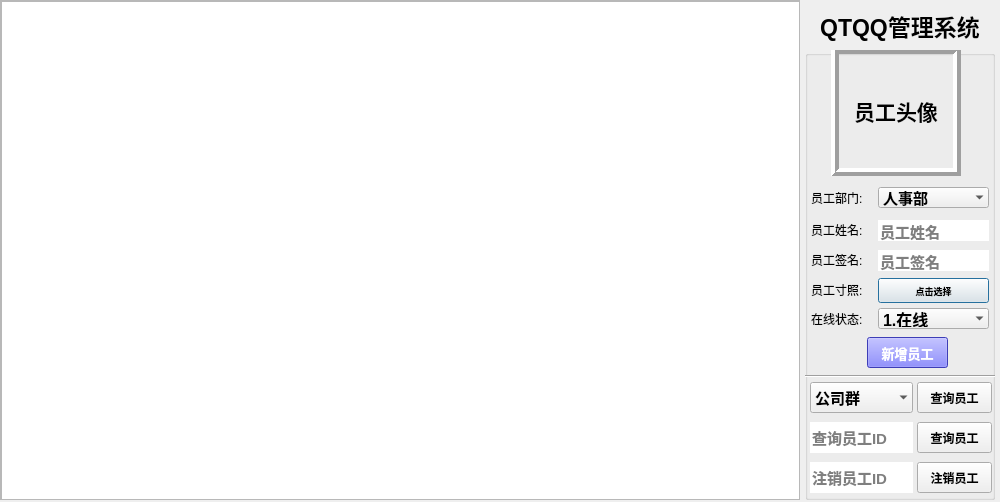
<?xml version="1.0" encoding="UTF-8"?>
<ui version="4.0">
 <class>QTQQ_Server</class>
 <widget class="QDialog" name="QTQQ_Server">
  <property name="geometry">
   <rect>
    <x>0</x>
    <y>0</y>
    <width>1000</width>
    <height>502</height>
   </rect>
  </property>
  <property name="sizePolicy">
   <sizepolicy hsizetype="Fixed" vsizetype="Fixed">
    <horstretch>0</horstretch>
    <verstretch>0</verstretch>
   </sizepolicy>
  </property>
  <property name="minimumSize">
   <size>
    <width>1000</width>
    <height>502</height>
   </size>
  </property>
  <property name="maximumSize">
   <size>
    <width>1000</width>
    <height>502</height>
   </size>
  </property>
  <property name="windowTitle">
   <string>QTQQ_server_jxf</string>
  </property>
  <widget class="QScrollArea" name="scrollArea">
   <property name="geometry">
    <rect>
     <x>0</x>
     <y>0</y>
     <width>800</width>
     <height>500</height>
    </rect>
   </property>
   <property name="sizePolicy">
    <sizepolicy hsizetype="Fixed" vsizetype="Fixed">
     <horstretch>0</horstretch>
     <verstretch>0</verstretch>
    </sizepolicy>
   </property>
   <property name="minimumSize">
    <size>
     <width>800</width>
     <height>500</height>
    </size>
   </property>
   <property name="maximumSize">
    <size>
     <width>800</width>
     <height>500</height>
    </size>
   </property>
   <property name="widgetResizable">
    <bool>true</bool>
   </property>
   <widget class="QWidget" name="scrollAreaWidgetContents">
    <property name="geometry">
     <rect>
      <x>0</x>
      <y>0</y>
      <width>798</width>
      <height>498</height>
     </rect>
    </property>
    <widget class="QTableWidget" name="tableWidget">
     <property name="geometry">
      <rect>
       <x>0</x>
       <y>0</y>
       <width>800</width>
       <height>500</height>
      </rect>
     </property>
    </widget>
   </widget>
  </widget>
  <widget class="QWidget" name="widget" native="true">
   <property name="geometry">
    <rect>
     <x>800</x>
     <y>0</y>
     <width>200</width>
     <height>500</height>
    </rect>
   </property>
   <property name="sizePolicy">
    <sizepolicy hsizetype="Fixed" vsizetype="Fixed">
     <horstretch>0</horstretch>
     <verstretch>0</verstretch>
    </sizepolicy>
   </property>
   <property name="minimumSize">
    <size>
     <width>200</width>
     <height>500</height>
    </size>
   </property>
   <property name="maximumSize">
    <size>
     <width>200</width>
     <height>500</height>
    </size>
   </property>
   <widget class="QGroupBox" name="groupBox">
    <property name="geometry">
     <rect>
      <x>5</x>
      <y>50</y>
      <width>190</width>
      <height>450</height>
     </rect>
    </property>
    <property name="sizePolicy">
     <sizepolicy hsizetype="Fixed" vsizetype="Fixed">
      <horstretch>0</horstretch>
      <verstretch>0</verstretch>
     </sizepolicy>
    </property>
    <property name="minimumSize">
     <size>
      <width>190</width>
      <height>450</height>
     </size>
    </property>
    <property name="maximumSize">
     <size>
      <width>190</width>
      <height>450</height>
     </size>
    </property>
    <property name="title">
     <string/>
    </property>
    <widget class="Line" name="line">
     <property name="geometry">
      <rect>
       <x>0</x>
       <y>316</y>
       <width>300</width>
       <height>20</height>
      </rect>
     </property>
     <property name="orientation">
      <enum>Qt::Horizontal</enum>
     </property>
    </widget>
    <widget class="QLabel" name="label_2">
     <property name="geometry">
      <rect>
       <x>6</x>
       <y>140</y>
       <width>61</width>
       <height>16</height>
      </rect>
     </property>
     <property name="text">
      <string>员工部门:</string>
     </property>
    </widget>
    <widget class="QLabel" name="label_3">
     <property name="geometry">
      <rect>
       <x>6</x>
       <y>172</y>
       <width>61</width>
       <height>16</height>
      </rect>
     </property>
     <property name="text">
      <string>员工姓名:</string>
     </property>
    </widget>
    <widget class="QLabel" name="label_4">
     <property name="geometry">
      <rect>
       <x>6</x>
       <y>232</y>
       <width>61</width>
       <height>16</height>
      </rect>
     </property>
     <property name="text">
      <string>员工寸照:</string>
     </property>
    </widget>
    <widget class="QLineEdit" name="nameLineEdit">
     <property name="geometry">
      <rect>
       <x>73</x>
       <y>170</y>
       <width>111</width>
       <height>21</height>
      </rect>
     </property>
     <property name="font">
      <font>
       <pointsize>11</pointsize>
       <weight>75</weight>
       <bold>true</bold>
      </font>
     </property>
     <property name="inputMask">
      <string/>
     </property>
     <property name="frame">
      <bool>false</bool>
     </property>
     <property name="placeholderText">
      <string>员工姓名</string>
     </property>
    </widget>
    <widget class="QComboBox" name="employeeDepBox">
     <property name="geometry">
      <rect>
       <x>73</x>
       <y>137</y>
       <width>111</width>
       <height>21</height>
      </rect>
     </property>
     <property name="sizePolicy">
      <sizepolicy hsizetype="Expanding" vsizetype="Fixed">
       <horstretch>0</horstretch>
       <verstretch>0</verstretch>
      </sizepolicy>
     </property>
     <property name="font">
      <font>
       <pointsize>11</pointsize>
       <weight>75</weight>
       <bold>true</bold>
      </font>
     </property>
     <property name="frame">
      <bool>false</bool>
     </property>
     <item>
      <property name="text">
       <string>人事部</string>
      </property>
     </item>
     <item>
      <property name="text">
       <string>研发部</string>
      </property>
     </item>
     <item>
      <property name="text">
       <string>市场部</string>
      </property>
     </item>
    </widget>
    <widget class="QPushButton" name="selectPictureBtn">
     <property name="geometry">
      <rect>
       <x>73</x>
       <y>228</y>
       <width>111</width>
       <height>25</height>
      </rect>
     </property>
     <property name="font">
      <font>
       <pointsize>7</pointsize>
       <weight>75</weight>
       <bold>true</bold>
      </font>
     </property>
     <property name="text">
      <string>点击选择</string>
     </property>
    </widget>
    <widget class="QPushButton" name="addBtn">
     <property name="geometry">
      <rect>
       <x>62</x>
       <y>287</y>
       <width>81</width>
       <height>31</height>
      </rect>
     </property>
     <property name="font">
      <font>
       <pointsize>10</pointsize>
       <weight>75</weight>
       <bold>true</bold>
      </font>
     </property>
     <property name="accessibleName">
      <string/>
     </property>
     <property name="styleSheet">
      <string notr="true">color:rgb(255, 255, 255);
background:rgb(85, 85, 255);</string>
     </property>
     <property name="text">
      <string>新增员工</string>
     </property>
    </widget>
    <widget class="QLineEdit" name="signalLineEdit">
     <property name="geometry">
      <rect>
       <x>73</x>
       <y>200</y>
       <width>111</width>
       <height>21</height>
      </rect>
     </property>
     <property name="font">
      <font>
       <pointsize>11</pointsize>
       <weight>75</weight>
       <bold>true</bold>
      </font>
     </property>
     <property name="frame">
      <bool>false</bool>
     </property>
     <property name="placeholderText">
      <string>员工签名</string>
     </property>
    </widget>
    <widget class="QLabel" name="label_5">
     <property name="geometry">
      <rect>
       <x>6</x>
       <y>202</y>
       <width>61</width>
       <height>16</height>
      </rect>
     </property>
     <property name="text">
      <string>员工签名:</string>
     </property>
    </widget>
    <widget class="QComboBox" name="onlineComboBox">
     <property name="geometry">
      <rect>
       <x>73</x>
       <y>258</y>
       <width>111</width>
       <height>21</height>
      </rect>
     </property>
     <property name="sizePolicy">
      <sizepolicy hsizetype="Expanding" vsizetype="Fixed">
       <horstretch>0</horstretch>
       <verstretch>0</verstretch>
      </sizepolicy>
     </property>
     <property name="font">
      <font>
       <pointsize>12</pointsize>
       <weight>75</weight>
       <bold>true</bold>
      </font>
     </property>
     <property name="frame">
      <bool>false</bool>
     </property>
     <item>
      <property name="text">
       <string>1.在线</string>
      </property>
     </item>
     <item>
      <property name="text">
       <string>2.离线</string>
      </property>
     </item>
     <item>
      <property name="text">
       <string>3.隐身</string>
      </property>
     </item>
    </widget>
    <widget class="QLabel" name="label_6">
     <property name="geometry">
      <rect>
       <x>6</x>
       <y>261</y>
       <width>61</width>
       <height>16</height>
      </rect>
     </property>
     <property name="text">
      <string>在线状态:</string>
     </property>
    </widget>
    <widget class="QLineEdit" name="queryIDLineEdit">
     <property name="geometry">
      <rect>
       <x>5</x>
       <y>372</y>
       <width>103</width>
       <height>31</height>
      </rect>
     </property>
     <property name="font">
      <font>
       <pointsize>11</pointsize>
       <weight>75</weight>
       <bold>true</bold>
      </font>
     </property>
     <property name="inputMask">
      <string/>
     </property>
     <property name="frame">
      <bool>false</bool>
     </property>
     <property name="placeholderText">
      <string>查询员工ID</string>
     </property>
    </widget>
    <widget class="QLineEdit" name="logoutIDlineEdit">
     <property name="geometry">
      <rect>
       <x>5</x>
       <y>412</y>
       <width>103</width>
       <height>31</height>
      </rect>
     </property>
     <property name="font">
      <font>
       <pointsize>11</pointsize>
       <weight>75</weight>
       <bold>true</bold>
      </font>
     </property>
     <property name="inputMask">
      <string/>
     </property>
     <property name="frame">
      <bool>false</bool>
     </property>
     <property name="placeholderText">
      <string>注销员工ID</string>
     </property>
    </widget>
    <widget class="QComboBox" name="departmentBox">
     <property name="geometry">
      <rect>
       <x>5</x>
       <y>332</y>
       <width>103</width>
       <height>31</height>
      </rect>
     </property>
     <property name="sizePolicy">
      <sizepolicy hsizetype="Expanding" vsizetype="Fixed">
       <horstretch>0</horstretch>
       <verstretch>0</verstretch>
      </sizepolicy>
     </property>
     <property name="font">
      <font>
       <pointsize>11</pointsize>
       <weight>75</weight>
       <bold>true</bold>
      </font>
     </property>
     <property name="frame">
      <bool>false</bool>
     </property>
     <item>
      <property name="text">
       <string>公司群</string>
      </property>
     </item>
     <item>
      <property name="text">
       <string>人事部</string>
      </property>
     </item>
     <item>
      <property name="text">
       <string>研发部</string>
      </property>
     </item>
     <item>
      <property name="text">
       <string>市场部</string>
      </property>
     </item>
    </widget>
    <widget class="QPushButton" name="queryDepartmentBtn">
     <property name="geometry">
      <rect>
       <x>112</x>
       <y>332</y>
       <width>75</width>
       <height>31</height>
      </rect>
     </property>
     <property name="font">
      <font>
       <pointsize>9</pointsize>
       <weight>75</weight>
       <bold>true</bold>
      </font>
     </property>
     <property name="text">
      <string>查询员工</string>
     </property>
    </widget>
    <widget class="QPushButton" name="queryIDBtn">
     <property name="geometry">
      <rect>
       <x>112</x>
       <y>372</y>
       <width>75</width>
       <height>31</height>
      </rect>
     </property>
     <property name="font">
      <font>
       <pointsize>9</pointsize>
       <weight>75</weight>
       <bold>true</bold>
      </font>
     </property>
     <property name="text">
      <string>查询员工</string>
     </property>
    </widget>
    <widget class="QPushButton" name="LogoutBtn">
     <property name="geometry">
      <rect>
       <x>112</x>
       <y>412</y>
       <width>75</width>
       <height>31</height>
      </rect>
     </property>
     <property name="font">
      <font>
       <pointsize>9</pointsize>
       <weight>75</weight>
       <bold>true</bold>
      </font>
     </property>
     <property name="text">
      <string>注销员工</string>
     </property>
    </widget>
    <widget class="QLabel" name="headLabel">
     <property name="geometry">
      <rect>
       <x>26</x>
       <y>-4</y>
       <width>130</width>
       <height>130</height>
      </rect>
     </property>
     <property name="font">
      <font>
       <family>楷体</family>
       <pointsize>16</pointsize>
       <weight>75</weight>
       <bold>true</bold>
      </font>
     </property>
     <property name="frameShape">
      <enum>QFrame::Box</enum>
     </property>
     <property name="frameShadow">
      <enum>QFrame::Raised</enum>
     </property>
     <property name="lineWidth">
      <number>4</number>
     </property>
     <property name="midLineWidth">
      <number>0</number>
     </property>
     <property name="text">
      <string>员工头像</string>
     </property>
     <property name="alignment">
      <set>Qt::AlignCenter</set>
     </property>
    </widget>
   </widget>
   <widget class="QLabel" name="label">
    <property name="geometry">
     <rect>
      <x>0</x>
      <y>0</y>
      <width>200</width>
      <height>51</height>
     </rect>
    </property>
    <property name="font">
     <font>
      <pointsize>17</pointsize>
      <weight>75</weight>
      <bold>true</bold>
     </font>
    </property>
    <property name="text">
     <string>QTQQ管理系统</string>
    </property>
    <property name="alignment">
     <set>Qt::AlignCenter</set>
    </property>
   </widget>
  </widget>
 </widget>
 <layoutdefault spacing="6" margin="11"/>
 <resources>
  <include location="QTQQ_server_jxf.qrc"/>
 </resources>
 <connections/>
</ui>
